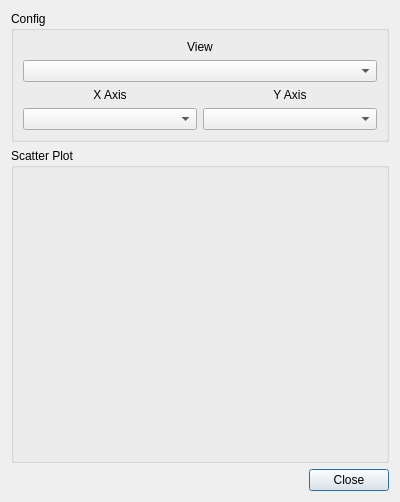
<?xml version="1.0" encoding="UTF-8"?>
<ui version="4.0">
 <class>scatter</class>
 <widget class="QDialog" name="scatter">
  <property name="geometry">
   <rect>
    <x>0</x>
    <y>0</y>
    <width>400</width>
    <height>502</height>
   </rect>
  </property>
  <property name="windowTitle">
   <string>Scatter Plot Item</string>
  </property>
  <layout class="QVBoxLayout" name="verticalLayout">
   <item>
    <widget class="QGroupBox" name="groupBox_3">
     <property name="sizePolicy">
      <sizepolicy hsizetype="Preferred" vsizetype="Fixed">
       <horstretch>0</horstretch>
       <verstretch>0</verstretch>
      </sizepolicy>
     </property>
     <property name="title">
      <string>Config</string>
     </property>
     <layout class="QGridLayout" name="gridLayout">
      <item row="3" column="0">
       <widget class="QComboBox" name="combox_x"/>
      </item>
      <item row="2" column="1">
       <widget class="QLabel" name="label_2">
        <property name="sizePolicy">
         <sizepolicy hsizetype="Preferred" vsizetype="Fixed">
          <horstretch>0</horstretch>
          <verstretch>0</verstretch>
         </sizepolicy>
        </property>
        <property name="text">
         <string>Y Axis</string>
        </property>
        <property name="alignment">
         <set>Qt::AlignCenter</set>
        </property>
       </widget>
      </item>
      <item row="3" column="1">
       <widget class="QComboBox" name="combox_y"/>
      </item>
      <item row="2" column="0">
       <widget class="QLabel" name="label">
        <property name="sizePolicy">
         <sizepolicy hsizetype="Preferred" vsizetype="Fixed">
          <horstretch>0</horstretch>
          <verstretch>0</verstretch>
         </sizepolicy>
        </property>
        <property name="text">
         <string>X Axis</string>
        </property>
        <property name="alignment">
         <set>Qt::AlignCenter</set>
        </property>
       </widget>
      </item>
      <item row="1" column="0" colspan="2">
       <widget class="QComboBox" name="combox_view"/>
      </item>
      <item row="0" column="0" colspan="2">
       <widget class="QLabel" name="label_3">
        <property name="text">
         <string>View</string>
        </property>
        <property name="alignment">
         <set>Qt::AlignCenter</set>
        </property>
       </widget>
      </item>
     </layout>
    </widget>
   </item>
   <item>
    <widget class="QGroupBox" name="gbox_scatter">
     <property name="title">
      <string>Scatter Plot</string>
     </property>
    </widget>
   </item>
   <item>
    <widget class="QDialogButtonBox" name="buttons">
     <property name="orientation">
      <enum>Qt::Horizontal</enum>
     </property>
     <property name="standardButtons">
      <set>QDialogButtonBox::Close</set>
     </property>
    </widget>
   </item>
  </layout>
 </widget>
 <resources/>
 <connections>
  <connection>
   <sender>buttons</sender>
   <signal>accepted()</signal>
   <receiver>scatter</receiver>
   <slot>accept()</slot>
   <hints>
    <hint type="sourcelabel">
     <x>248</x>
     <y>254</y>
    </hint>
    <hint type="destinationlabel">
     <x>157</x>
     <y>274</y>
    </hint>
   </hints>
  </connection>
  <connection>
   <sender>buttons</sender>
   <signal>rejected()</signal>
   <receiver>scatter</receiver>
   <slot>reject()</slot>
   <hints>
    <hint type="sourcelabel">
     <x>316</x>
     <y>260</y>
    </hint>
    <hint type="destinationlabel">
     <x>286</x>
     <y>274</y>
    </hint>
   </hints>
  </connection>
 </connections>
</ui>
